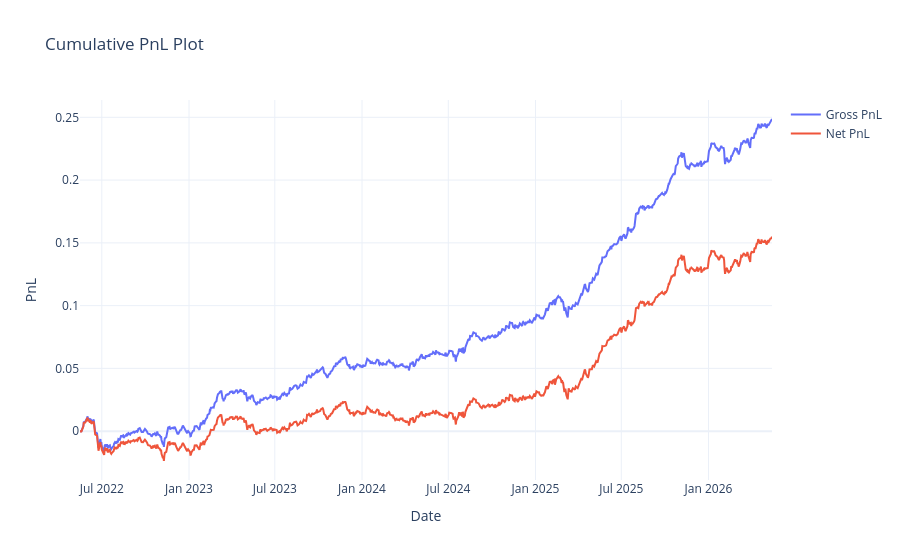

The notebook cell this image was saved under:
### Code cell
# ==========================================
# 7. Separated 1-Year OOS Backtest Analysis
# ==========================================
print("\n=================================================")
print("=== LAST 1 YEAR OOS BACKTEST ===")
print("=================================================")

# Extract the maximum date available in the index
max_date = returns.index.max()

# Define the start date as exact 1-year prior (or 252 trading days roughly)
one_year_ago = max_date - pd.DateOffset(years=4)

print(f"Timeframe: {one_year_ago.date()} to {max_date.date()}")

# Slice weights, returns and universe
oos_1yr_weights = ensemble_weights_final.loc[one_year_ago:max_date]
oos_1yr_returns = returns.loc[one_year_ago:max_date]
oos_1yr_universe = universe_5m.loc[one_year_ago:max_date]

# Run localized backtest
sr_1yr, pnl_1yr = utils.backtest_portfolio(
    portfolio=oos_1yr_weights, 
    returns=oos_1yr_returns, 
    universe=oos_1yr_universe, 
    plot_=True, 
    print_=True
)

### Figure 1 — Plotly figure (JSON) as saved in the notebook; plotly's stock layout.template omitted (floating-point values rounded to 4 significant figures; data arrays with more than 128 entries replaced by an {"elided": "..."} marker saying what was removed)
{"data": [{"mode": "lines", "name": "Gross PnL", "type": "scatter", "x": {"elided": "1004 str values"}, "y": {"elided": "1004 float values"}}, {"mode": "lines", "name": "Net PnL", "type": "scatter", "x": {"elided": "1004 str values"}, "y": {"elided": "1004 float values"}}], "layout": {"showlegend": true, "title": {"text": "Cumulative PnL Plot"}, "xaxis": {"title": {"text": "Date"}}, "yaxis": {"title": {"text": "PnL"}}}}
